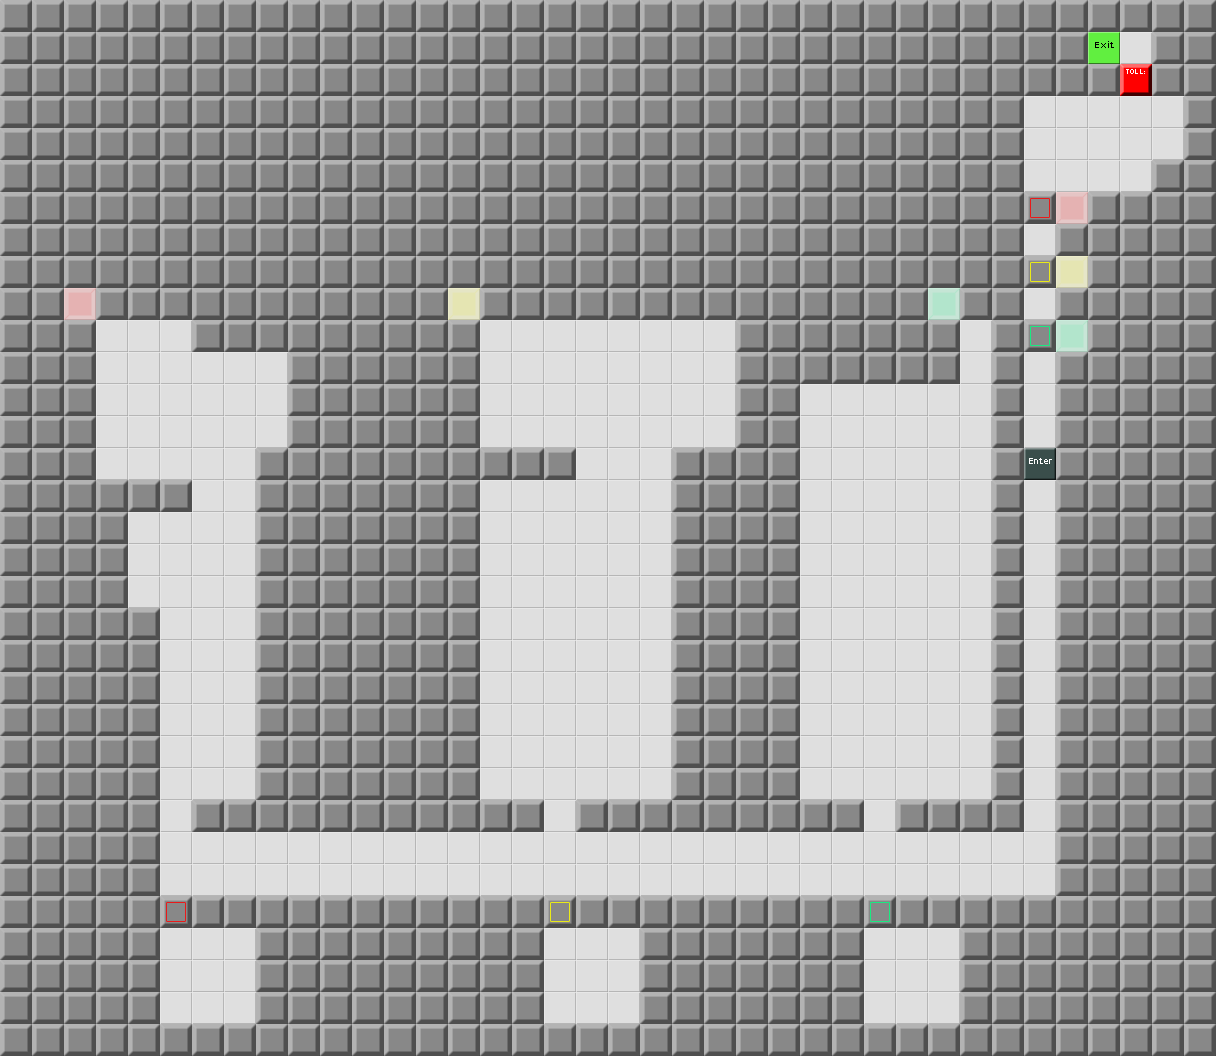

Rendered tile map (Tiled .tmx) drawn with the repository's tilesets; below, a short description and the map source with its tile grids summarised:
An orthogonal 38x33 tile map with 32x32 px tiles, 1 tile layer (Map) and 11 objects.

<map version="1.0" orientation="orthogonal" width="38" height="33" tilewidth="32" tileheight="32">
 <tileset firstgid="1" source="devgraphics.tsx" />
 <layer name="Map" width="38" height="33">
  <data>[1254 cells, 1254 non-empty, 11 distinct tile ids]</data>
 </layer>
 <objectgroup name="Enemies" width="38" height="33" />
 <objectgroup name="Items" width="38" height="33">
  <object gid="16" x="96" y="352" />
  <object gid="28" x="480" y="352" />
  <object gid="40" x="960" y="352" />
  <object gid="8" x="1024" y="576">
   <properties>
    <property name="Text" value="I'm giving you more freedom with these blocks. If you get them stuck in a corner, there's no hope.\n\nHit &quot;P&quot; to pause the game, which will let you start over." />
   </properties>
  </object>
  <object gid="12" x="576" y="992" />
  <object gid="12" x="192" y="992" />
  <object gid="12" x="896" y="992" />
  <object gid="8" x="1088" y="160">
   <properties>
    <property name="Text" value="Every time you push a block, you get stronger and beautifuler." />
   </properties>
  </object>
 </objectgroup>
 <objectgroup name="Tools" width="38" height="33">
  <object gid="15" x="864" y="672" />
  <object gid="15" x="544" y="544" />
  <object gid="15" x="160" y="704" />
 </objectgroup>
 <objectgroup name="Parameters" width="38" height="33">
  <properties>
   <property name="time" value="250" />
   <property name="wrapAround" value="false" />
  </properties>
 </objectgroup>
</map>
